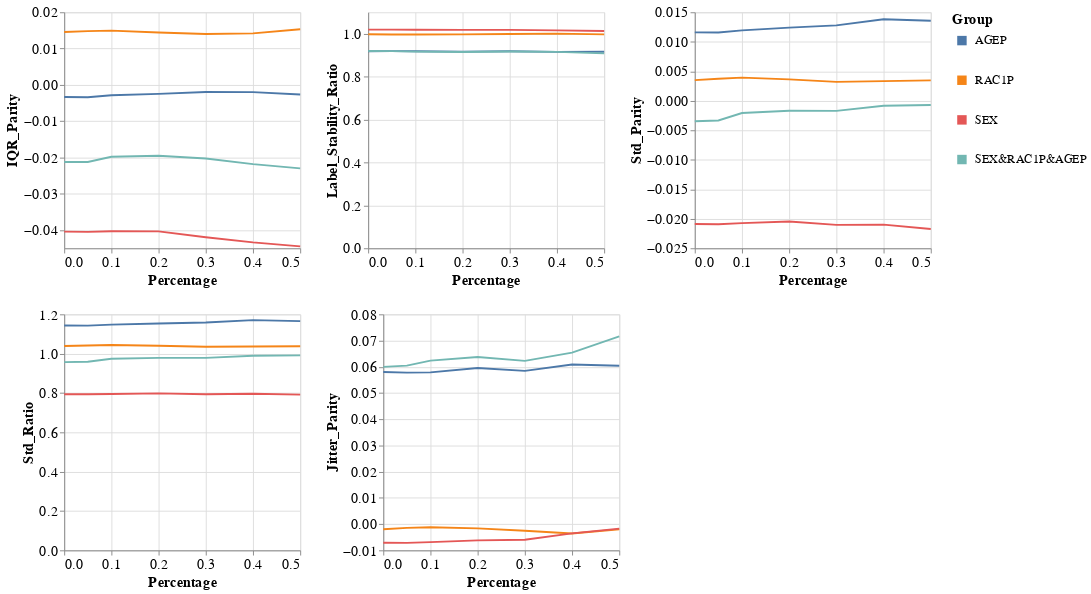

The notebook cell saved with this chart:
### Markdown cell above
### Group metrics per dataset and model

### Code cell
visualizer.create_groups_grid_pct_lines_plot(model_name=MODEL_NAMES[0],
                                             target_preprocessing_technique=PREPROCESSING_TECHNIQUES[0],
                                             group_metrics_type='variance')

### Figure 1 — Vega-Lite specification as saved in the notebook (floating-point values rounded to 4 significant figures)
{"config": {"view": {"continuousWidth": 400, "continuousHeight": 300}, "axis": {"labelFontSize": 15, "titleFontSize": 15}, "legend": {"labelFontSize": 13, "symbolStrokeWidth": 10, "titleFontSize": 15}}, "vconcat": [{"hconcat": [{"mark": "line", "encoding": {"color": {"field": "Group", "type": "nominal"}, "x": {"field": "Percentage", "type": "quantitative"}, "y": {"field": "Metric_Value", "title": "IQR_Parity", "type": "quantitative"}}, "height": 250, "width": 250}, {"data": {"name": "data-9cca3c422a65ee00a94546f4c31ee8e1"}, "mark": "line", "encoding": {"color": {"field": "Group", "type": "nominal"}, "x": {"field": "Percentage", "type": "quantitative"}, "y": {"field": "Metric_Value", "title": "Label_Stability_Ratio", "type": "quantitative"}}, "height": 250, "width": 250}, {"data": {"name": "data-edab8e0c0e029df7732101596d5e4f73"}, "mark": "line", "encoding": {"color": {"field": "Group", "type": "nominal"}, "x": {"field": "Percentage", "type": "quantitative"}, "y": {"field": "Metric_Value", "title": "Std_Parity", "type": "quantitative"}}, "height": 250, "width": 250}]}, {"hconcat": [{"mark": "line", "encoding": {"color": {"field": "Group", "type": "nominal"}, "x": {"field": "Percentage", "type": "quantitative"}, "y": {"field": "Metric_Value", "title": "Std_Ratio", "type": "quantitative"}}, "height": 250, "width": 250}, {"data": {"name": "data-213c3b72e38cfbf3e9dbbd71b452af94"}, "mark": "line", "encoding": {"color": {"field": "Group", "type": "nominal"}, "x": {"field": "Percentage", "type": "quantitative"}, "y": {"field": "Metric_Value", "title": "Jitter_Parity", "type": "quantitative"}}, "height": 250, "width": 250}], "data": {"name": "data-ae94a27c3dbc2b33aa91288d25d92382"}}], "data": {"name": "data-6022202e2459868e746ec45a650934ee"}, "$schema": "https://vega.github.io/schema/vega-lite/v4.17.0.json", "datasets": {"data-6022202e2459868e746ec45a650934ee": [{"Model_Name": "DecisionTreeClassifier", "Metric": "IQR_Parity", "Group": "AGEP", "Metric_Value": -0.003342, "Percentage": 0.0}, {"Model_Name": "DecisionTreeClassifier", "Metric": "IQR_Parity", "Group": "RAC1P", "Metric_Value": 0.01458, "Percentage": 0.0}, {"Model_Name": "DecisionTreeClassifier", "Metric": "IQR_Parity", "Group": "SEX", "Metric_Value": -0.0404, "Percentage": 0.0}, {"Model_Name": "DecisionTreeClassifier", "Metric": "IQR_Parity", "Group": "SEX&RAC1P&AGEP", "Metric_Value": -0.02124, "Percentage": 0.0}, {"Model_Name": "DecisionTreeClassifier", "Metric": "IQR_Parity", "Group": "AGEP", "Metric_Value": -0.003422, "Percentage": 0.05}, {"Model_Name": "DecisionTreeClassifier", "Metric": "IQR_Parity", "Group": "RAC1P", "Metric_Value": 0.01481, "Percentage": 0.05}, {"Model_Name": "DecisionTreeClassifier", "Metric": "IQR_Parity", "Group": "SEX", "Metric_Value": -0.0405, "Percentage": 0.05}, {"Model_Name": "DecisionTreeClassifier", "Metric": "IQR_Parity", "Group": "SEX&RAC1P&AGEP", "Metric_Value": -0.02124, "Percentage": 0.05}, {"Model_Name": "DecisionTreeClassifier", "Metric": "IQR_Parity", "Group": "AGEP", "Metric_Value": -0.002847, "Percentage": 0.1}, {"Model_Name": "DecisionTreeClassifier", "Metric": "IQR_Parity", "Group": "RAC1P", "Metric_Value": 0.01495, "Percentage": 0.1}, {"Model_Name": "DecisionTreeClassifier", "Metric": "IQR_Parity", "Group": "SEX", "Metric_Value": -0.04033, "Percentage": 0.1}, {"Model_Name": "DecisionTreeClassifier", "Metric": "IQR_Parity", "Group": "SEX&RAC1P&AGEP", "Metric_Value": -0.01981, "Percentage": 0.1}, {"Model_Name": "DecisionTreeClassifier", "Metric": "IQR_Parity", "Group": "AGEP", "Metric_Value": -0.002487, "Percentage": 0.2}, {"Model_Name": "DecisionTreeClassifier", "Metric": "IQR_Parity", "Group": "RAC1P", "Metric_Value": 0.01441, "Percentage": 0.2}, {"Model_Name": "DecisionTreeClassifier", "Metric": "IQR_Parity", "Group": "SEX", "Metric_Value": -0.04034, "Percentage": 0.2}, {"Model_Name": "DecisionTreeClassifier", "Metric": "IQR_Parity", "Group": "SEX&RAC1P&AGEP", "Metric_Value": -0.01953, "Percentage": 0.2}, {"Model_Name": "DecisionTreeClassifier", "Metric": "IQR_Parity", "Group": "AGEP", "Metric_Value": -0.001951, "Percentage": 0.3}, {"Model_Name": "DecisionTreeClassifier", "Metric": "IQR_Parity", "Group": "RAC1P", "Metric_Value": 0.014, "Percentage": 0.3}, {"Model_Name": "DecisionTreeClassifier", "Metric": "IQR_Parity", "Group": "SEX", "Metric_Value": -0.04196, "Percentage": 0.3}, {"Model_Name": "DecisionTreeClassifier", "Metric": "IQR_Parity", "Group": "SEX&RAC1P&AGEP", "Metric_Value": -0.02027, "Percentage": 0.3}, {"Model_Name": "DecisionTreeClassifier", "Metric": "IQR_Parity", "Group": "AGEP", "Metric_Value": -0.001979, "Percentage": 0.4}, {"Model_Name": "DecisionTreeClassifier", "Metric": "IQR_Parity", "Group": "RAC1P", "Metric_Value": 0.01418, "Percentage": 0.4}, {"Model_Name": "DecisionTreeClassifier", "Metric": "IQR_Parity", "Group": "SEX", "Metric_Value": -0.04337, "Percentage": 0.4}, {"Model_Name": "DecisionTreeClassifier", "Metric": "IQR_Parity", "Group": "SEX&RAC1P&AGEP", "Metric_Value": -0.02184, "Percentage": 0.4}, {"Model_Name": "DecisionTreeClassifier", "Metric": "IQR_Parity", "Group": "AGEP", "Metric_Value": -0.002663, "Percentage": 0.5}, {"Model_Name": "DecisionTreeClassifier", "Metric": "IQR_Parity", "Group": "RAC1P", "Metric_Value": 0.01532, "Percentage": 0.5}, {"Model_Name": "DecisionTreeClassifier", "Metric": "IQR_Parity", "Group": "SEX", "Metric_Value": -0.04447, "Percentage": 0.5}, {"Model_Name": "DecisionTreeClassifier", "Metric": "IQR_Parity", "Group": "SEX&RAC1P&AGEP", "Metric_Value": -0.02298, "Percentage": 0.5}], "data-9cca3c422a65ee00a94546f4c31ee8e1": [{"Model_Name": "DecisionTreeClassifier", "Metric": "Label_Stability_Ratio", "Group": "AGEP", "Metric_Value": 0.9185, "Percentage": 0.0}, {"Model_Name": "DecisionTreeClassifier", "Metric": "Label_Stability_Ratio", "Group": "RAC1P", "Metric_Value": 0.9973, "Percentage": 0.0}, {"Model_Name": "DecisionTreeClassifier", "Metric": "Label_Stability_Ratio", "Group": "SEX", "Metric_Value": 1.019, "Percentage": 0.0}, {"Model_Name": "DecisionTreeClassifier", "Metric": "Label_Stability_Ratio", "Group": "SEX&RAC1P&AGEP", "Metric_Value": 0.9194, "Percentage": 0.0}, {"Model_Name": "DecisionTreeClassifier", "Metric": "Label_Stability_Ratio", "Group": "AGEP", "Metric_Value": 0.9188, "Percentage": 0.05}, {"Model_Name": "DecisionTreeClassifier", "Metric": "Label_Stability_Ratio", "Group": "RAC1P", "Metric_Value": 0.9966, "Percentage": 0.05}, {"Model_Name": "DecisionTreeClassifier", "Metric": "Label_Stability_Ratio", "Group": "SEX", "Metric_Value": 1.019, "Percentage": 0.05}, {"Model_Name": "DecisionTreeClassifier", "Metric": "Label_Stability_Ratio", "Group": "SEX&RAC1P&AGEP", "Metric_Value": 0.9188, "Percentage": 0.05}, {"Model_Name": "DecisionTreeClassifier", "Metric": "Label_Stability_Ratio", "Group": "AGEP", "Metric_Value": 0.9184, "Percentage": 0.1}, {"Model_Name": "DecisionTreeClassifier", "Metric": "Label_Stability_Ratio", "Group": "RAC1P", "Metric_Value": 0.9963, "Percentage": 0.1}, {"Model_Name": "DecisionTreeClassifier", "Metric": "Label_Stability_Ratio", "Group": "SEX", "Metric_Value": 1.019, "Percentage": 0.1}, {"Model_Name": "DecisionTreeClassifier", "Metric": "Label_Stability_Ratio", "Group": "SEX&RAC1P&AGEP", "Metric_Value": 0.9163, "Percentage": 0.1}, {"Model_Name": "DecisionTreeClassifier", "Metric": "Label_Stability_Ratio", "Group": "AGEP", "Metric_Value": 0.9167, "Percentage": 0.2}, {"Model_Name": "DecisionTreeClassifier", "Metric": "Label_Stability_Ratio", "Group": "RAC1P", "Metric_Value": 0.997, "Percentage": 0.2}, {"Model_Name": "DecisionTreeClassifier", "Metric": "Label_Stability_Ratio", "Group": "SEX", "Metric_Value": 1.018, "Percentage": 0.2}, {"Model_Name": "DecisionTreeClassifier", "Metric": "Label_Stability_Ratio", "Group": "SEX&RAC1P&AGEP", "Metric_Value": 0.9147, "Percentage": 0.2}, {"Model_Name": "DecisionTreeClassifier", "Metric": "Label_Stability_Ratio", "Group": "AGEP", "Metric_Value": 0.9181, "Percentage": 0.3}, {"Model_Name": "DecisionTreeClassifier", "Metric": "Label_Stability_Ratio", "Group": "RAC1P", "Metric_Value": 0.9989, "Percentage": 0.3}, {"Model_Name": "DecisionTreeClassifier", "Metric": "Label_Stability_Ratio", "Group": "SEX", "Metric_Value": 1.018, "Percentage": 0.3}, {"Model_Name": "DecisionTreeClassifier", "Metric": "Label_Stability_Ratio", "Group": "SEX&RAC1P&AGEP", "Metric_Value": 0.9173, "Percentage": 0.3}, {"Model_Name": "DecisionTreeClassifier", "Metric": "Label_Stability_Ratio", "Group": "AGEP", "Metric_Value": 0.9156, "Percentage": 0.4}, {"Model_Name": "DecisionTreeClassifier", "Metric": "Label_Stability_Ratio", "Group": "RAC1P", "Metric_Value": 1.0, "Percentage": 0.4}, {"Model_Name": "DecisionTreeClassifier", "Metric": "Label_Stability_Ratio", "Group": "SEX", "Metric_Value": 1.015, "Percentage": 0.4}, {"Model_Name": "DecisionTreeClassifier", "Metric": "Label_Stability_Ratio", "Group": "SEX&RAC1P&AGEP", "Metric_Value": 0.9154, "Percentage": 0.4}, {"Model_Name": "DecisionTreeClassifier", "Metric": "Label_Stability_Ratio", "Group": "AGEP", "Metric_Value": 0.9161, "Percentage": 0.5}, {"Model_Name": "DecisionTreeClassifier", "Metric": "Label_Stability_Ratio", "Group": "RAC1P", "Metric_Value": 0.9972, "Percentage": 0.5}, {"Model_Name": "DecisionTreeClassifier", "Metric": "Label_Stability_Ratio", "Group": "SEX", "Metric_Value": 1.012, "Percentage": 0.5}, {"Model_Name": "DecisionTreeClassifier", "Metric": "Label_Stability_Ratio", "Group": "SEX&RAC1P&AGEP", "Metric_Value": 0.9083, "Percentage": 0.5}], "data-edab8e0c0e029df7732101596d5e4f73": [{"Model_Name": "DecisionTreeClassifier", "Metric": "Std_Parity", "Group": "AGEP", "Metric_Value": 0.0116, "Percentage": 0.0}, {"Model_Name": "DecisionTreeClassifier", "Metric": "Std_Parity", "Group": "RAC1P", "Metric_Value": 0.003508, "Percentage": 0.0}, {"Model_Name": "DecisionTreeClassifier", "Metric": "Std_Parity", "Group": "SEX", "Metric_Value": -0.02089, "Percentage": 0.0}, {"Model_Name": "DecisionTreeClassifier", "Metric": "Std_Parity", "Group": "SEX&RAC1P&AGEP", "Metric_Value": -0.00347, "Percentage": 0.0}, {"Model_Name": "DecisionTreeClassifier", "Metric": "Std_Parity", "Group": "AGEP", "Metric_Value": 0.01158, "Percentage": 0.05}, {"Model_Name": "DecisionTreeClassifier", "Metric": "Std_Parity", "Group": "RAC1P", "Metric_Value": 0.003728, "Percentage": 0.05}, {"Model_Name": "DecisionTreeClassifier", "Metric": "Std_Parity", "Group": "SEX", "Metric_Value": -0.02093, "Percentage": 0.05}, {"Model_Name": "DecisionTreeClassifier", "Metric": "Std_Parity", "Group": "SEX&RAC1P&AGEP", "Metric_Value": -0.00334, "Percentage": 0.05}, {"Model_Name": "DecisionTreeClassifier", "Metric": "Std_Parity", "Group": "AGEP", "Metric_Value": 0.01193, "Percentage": 0.1}, {"Model_Name": "DecisionTreeClassifier", "Metric": "Std_Parity", "Group": "RAC1P", "Metric_Value": 0.003923, "Percentage": 0.1}, {"Model_Name": "DecisionTreeClassifier", "Metric": "Std_Parity", "Group": "SEX", "Metric_Value": -0.02073, "Percentage": 0.1}, {"Model_Name": "DecisionTreeClassifier", "Metric": "Std_Parity", "Group": "SEX&RAC1P&AGEP", "Metric_Value": -0.002077, "Percentage": 0.1}, {"Model_Name": "DecisionTreeClassifier", "Metric": "Std_Parity", "Group": "AGEP", "Metric_Value": 0.01239, "Percentage": 0.2}, {"Model_Name": "DecisionTreeClassifier", "Metric": "Std_Parity", "Group": "RAC1P", "Metric_Value": 0.003626, "Percentage": 0.2}, {"Model_Name": "DecisionTreeClassifier", "Metric": "Std_Parity", "Group": "SEX", "Metric_Value": -0.02046, "Percentage": 0.2}, {"Model_Name": "DecisionTreeClassifier", "Metric": "Std_Parity", "Group": "SEX&RAC1P&AGEP", "Metric_Value": -0.001696, "Percentage": 0.2}, {"Model_Name": "DecisionTreeClassifier", "Metric": "Std_Parity", "Group": "AGEP", "Metric_Value": 0.01278, "Percentage": 0.3}, {"Model_Name": "DecisionTreeClassifier", "Metric": "Std_Parity", "Group": "RAC1P", "Metric_Value": 0.00321, "Percentage": 0.3}, {"Model_Name": "DecisionTreeClassifier", "Metric": "Std_Parity", "Group": "SEX", "Metric_Value": -0.02104, "Percentage": 0.3}, {"Model_Name": "DecisionTreeClassifier", "Metric": "Std_Parity", "Group": "SEX&RAC1P&AGEP", "Metric_Value": -0.001716, "Percentage": 0.3}, {"Model_Name": "DecisionTreeClassifier", "Metric": "Std_Parity", "Group": "AGEP", "Metric_Value": 0.01382, "Percentage": 0.4}, {"Model_Name": "DecisionTreeClassifier", "Metric": "Std_Parity", "Group": "RAC1P", "Metric_Value": 0.003333, "Percentage": 0.4}, {"Model_Name": "DecisionTreeClassifier", "Metric": "Std_Parity", "Group": "SEX", "Metric_Value": -0.02099, "Percentage": 0.4}, {"Model_Name": "DecisionTreeClassifier", "Metric": "Std_Parity", "Group": "SEX&RAC1P&AGEP", "Metric_Value": -0.0008402, "Percentage": 0.4}, {"Model_Name": "DecisionTreeClassifier", "Metric": "Std_Parity", "Group": "AGEP", "Metric_Value": 0.01357, "Percentage": 0.5}, {"Model_Name": "DecisionTreeClassifier", "Metric": "Std_Parity", "Group": "RAC1P", "Metric_Value": 0.003461, "Percentage": 0.5}, {"Model_Name": "DecisionTreeClassifier", "Metric": "Std_Parity", "Group": "SEX", "Metric_Value": -0.02172, "Percentage": 0.5}, {"Model_Name": "DecisionTreeClassifier", "Metric": "Std_Parity", "Group": "SEX&RAC1P&AGEP", "Metric_Value": -0.0007081, "Percentage": 0.5}], "data-ae94a27c3dbc2b33aa91288d25d92382": [{"Model_Name": "DecisionTreeClassifier", "Metric": "Std_Ratio", "Group": "AGEP", "Metric_Value": 1.143, "Percentage": 0.0}, {"Model_Name": "DecisionTreeClassifier", "Metric": "Std_Ratio", "Group": "RAC1P", "Metric_Value": 1.039, "Percentage": 0.0}, {"Model_Name": "DecisionTreeClassifier", "Metric": "Std_Ratio", "Group": "SEX", "Metric_Value": 0.7937, "Percentage": 0.0}, {"Model_Name": "DecisionTreeClassifier", "Metric": "Std_Ratio", "Group": "SEX&RAC1P&AGEP", "Metric_Value": 0.9572, "Percentage": 0.0}, {"Model_Name": "DecisionTreeClassifier", "Metric": "Std_Ratio", "Group": "AGEP", "Metric_Value": 1.143, "Percentage": 0.05}, {"Model_Name": "DecisionTreeClassifier", "Metric": "Std_Ratio", "Group": "RAC1P", "Metric_Value": 1.042, "Percentage": 0.05}, {"Model_Name": "DecisionTreeClassifier", "Metric": "Std_Ratio", "Group": "SEX", "Metric_Value": 0.7934, "Percentage": 0.05}, {"Model_Name": "DecisionTreeClassifier", "Metric": "Std_Ratio", "Group": "SEX&RAC1P&AGEP", "Metric_Value": 0.9588, "Percentage": 0.05}, {"Model_Name": "DecisionTreeClassifier", "Metric": "Std_Ratio", "Group": "AGEP", "Metric_Value": 1.148, "Percentage": 0.1}, {"Model_Name": "DecisionTreeClassifier", "Metric": "Std_Ratio", "Group": "RAC1P", "Metric_Value": 1.044, "Percentage": 0.1}, {"Model_Name": "DecisionTreeClassifier", "Metric": "Std_Ratio", "Group": "SEX", "Metric_Value": 0.7952, "Percentage": 0.1}, {"Model_Name": "DecisionTreeClassifier", "Metric": "Std_Ratio", "Group": "SEX&RAC1P&AGEP", "Metric_Value": 0.9741, "Percentage": 0.1}, {"Model_Name": "DecisionTreeClassifier", "Metric": "Std_Ratio", "Group": "AGEP", "Metric_Value": 1.154, "Percentage": 0.2}, {"Model_Name": "DecisionTreeClassifier", "Metric": "Std_Ratio", "Group": "RAC1P", "Metric_Value": 1.04, "Percentage": 0.2}, {"Model_Name": "DecisionTreeClassifier", "Metric": "Std_Ratio", "Group": "SEX", "Metric_Value": 0.7981, "Percentage": 0.2}, {"Model_Name": "DecisionTreeClassifier", "Metric": "Std_Ratio", "Group": "SEX&RAC1P&AGEP", "Metric_Value": 0.9788, "Percentage": 0.2}, {"Model_Name": "DecisionTreeClassifier", "Metric": "Std_Ratio", "Group": "AGEP", "Metric_Value": 1.158, "Percentage": 0.3}, {"Model_Name": "DecisionTreeClassifier", "Metric": "Std_Ratio", "Group": "RAC1P", "Metric_Value": 1.036, "Percentage": 0.3}, {"Model_Name": "DecisionTreeClassifier", "Metric": "Std_Ratio", "Group": "SEX", "Metric_Value": 0.7939, "Percentage": 0.3}, {"Model_Name": "DecisionTreeClassifier", "Metric": "Std_Ratio", "Group": "SEX&RAC1P&AGEP", "Metric_Value": 0.9786, "Percentage": 0.3}, {"Model_Name": "DecisionTreeClassifier", "Metric": "Std_Ratio", "Group": "AGEP", "Metric_Value": 1.171, "Percentage": 0.4}, {"Model_Name": "DecisionTreeClassifier", "Metric": "Std_Ratio", "Group": "RAC1P", "Metric_Value": 1.037, "Percentage": 0.4}, {"Model_Name": "DecisionTreeClassifier", "Metric": "Std_Ratio", "Group": "SEX", "Metric_Value": 0.7963, "Percentage": 0.4}, {"Model_Name": "DecisionTreeClassifier", "Metric": "Std_Ratio", "Group": "SEX&RAC1P&AGEP", "Metric_Value": 0.9896, "Percentage": 0.4}, {"Model_Name": "DecisionTreeClassifier", "Metric": "Std_Ratio", "Group": "AGEP", "Metric_Value": 1.166, "Percentage": 0.5}, {"Model_Name": "DecisionTreeClassifier", "Metric": "Std_Ratio", "Group": "RAC1P", "Metric_Value": 1.038, "Percentage": 0.5}, {"Model_Name": "DecisionTreeClassifier", "Metric": "Std_Ratio", "Group": "SEX", "Metric_Value": 0.7916, "Percentage": 0.5}, {"Model_Name": "DecisionTreeClassifier", "Metric": "Std_Ratio", "Group": "SEX&RAC1P&AGEP", "Metric_Value": 0.9912, "Percentage": 0.5}], "data-213c3b72e38cfbf3e9dbbd71b452af94": [{"Model_Name": "DecisionTreeClassifier", "Metric": "Jitter_Parity", "Group": "AGEP", "Metric_Value": 0.05802, "Percentage": 0.0}, {"Model_Name": "DecisionTreeClassifier", "Metric": "Jitter_Parity", "Group": "RAC1P", "Metric_Value": -0.001966, "Percentage": 0.0}, {"Model_Name": "DecisionTreeClassifier", "Metric": "Jitter_Parity", "Group": "SEX", "Metric_Value": -0.007118, "Percentage": 0.0}, {"Model_Name": "DecisionTreeClassifier", "Metric": "Jitter_Parity", "Group": "SEX&RAC1P&AGEP", "Metric_Value": 0.05995, "Percentage": 0.0}, {"Model_Name": "DecisionTreeClassifier", "Metric": "Jitter_Parity", "Group": "AGEP", "Metric_Value": 0.05776, "Percentage": 0.05}, {"Model_Name": "DecisionTreeClassifier", "Metric": "Jitter_Parity", "Group": "RAC1P", "Metric_Value": -0.001418, "Percentage": 0.05}, {"Model_Name": "DecisionTreeClassifier", "Metric": "Jitter_Parity", "Group": "SEX", "Metric_Value": -0.007148, "Percentage": 0.05}, {"Model_Name": "DecisionTreeClassifier", "Metric": "Jitter_Parity", "Group": "SEX&RAC1P&AGEP", "Metric_Value": 0.06046, "Percentage": 0.05}, {"Model_Name": "DecisionTreeClassifier", "Metric": "Jitter_Parity", "Group": "AGEP", "Metric_Value": 0.05786, "Percentage": 0.1}, {"Model_Name": "DecisionTreeClassifier", "Metric": "Jitter_Parity", "Group": "RAC1P", "Metric_Value": -0.001168, "Percentage": 0.1}, {"Model_Name": "DecisionTreeClassifier", "Metric": "Jitter_Parity", "Group": "SEX", "Metric_Value": -0.006856, "Percentage": 0.1}, {"Model_Name": "DecisionTreeClassifier", "Metric": "Jitter_Parity", "Group": "SEX&RAC1P&AGEP", "Metric_Value": 0.06237, "Percentage": 0.1}, {"Model_Name": "DecisionTreeClassifier", "Metric": "Jitter_Parity", "Group": "AGEP", "Metric_Value": 0.05952, "Percentage": 0.2}, {"Model_Name": "DecisionTreeClassifier", "Metric": "Jitter_Parity", "Group": "RAC1P", "Metric_Value": -0.001619, "Percentage": 0.2}, {"Model_Name": "DecisionTreeClassifier", "Metric": "Jitter_Parity", "Group": "SEX", "Metric_Value": -0.006181, "Percentage": 0.2}, {"Model_Name": "DecisionTreeClassifier", "Metric": "Jitter_Parity", "Group": "SEX&RAC1P&AGEP", "Metric_Value": 0.06373, "Percentage": 0.2}, {"Model_Name": "DecisionTreeClassifier", "Metric": "Jitter_Parity", "Group": "AGEP", "Metric_Value": 0.05846, "Percentage": 0.3}, {"Model_Name": "DecisionTreeClassifier", "Metric": "Jitter_Parity", "Group": "RAC1P", "Metric_Value": -0.002518, "Percentage": 0.3}, {"Model_Name": "DecisionTreeClassifier", "Metric": "Jitter_Parity", "Group": "SEX", "Metric_Value": -0.005942, "Percentage": 0.3}, {"Model_Name": "DecisionTreeClassifier", "Metric": "Jitter_Parity", "Group": "SEX&RAC1P&AGEP", "Metric_Value": 0.06228, "Percentage": 0.3}, {"Model_Name": "DecisionTreeClassifier", "Metric": "Jitter_Parity", "Group": "AGEP", "Metric_Value": 0.06086, "Percentage": 0.4}, {"Model_Name": "DecisionTreeClassifier", "Metric": "Jitter_Parity", "Group": "RAC1P", "Metric_Value": -0.003549, "Percentage": 0.4}, {"Model_Name": "DecisionTreeClassifier", "Metric": "Jitter_Parity", "Group": "SEX", "Metric_Value": -0.00351, "Percentage": 0.4}, {"Model_Name": "DecisionTreeClassifier", "Metric": "Jitter_Parity", "Group": "SEX&RAC1P&AGEP", "Metric_Value": 0.06541, "Percentage": 0.4}, {"Model_Name": "DecisionTreeClassifier", "Metric": "Jitter_Parity", "Group": "AGEP", "Metric_Value": 0.06041, "Percentage": 0.5}, {"Model_Name": "DecisionTreeClassifier", "Metric": "Jitter_Parity", "Group": "RAC1P", "Metric_Value": -0.00202, "Percentage": 0.5}, {"Model_Name": "DecisionTreeClassifier", "Metric": "Jitter_Parity", "Group": "SEX", "Metric_Value": -0.001695, "Percentage": 0.5}, {"Model_Name": "DecisionTreeClassifier", "Metric": "Jitter_Parity", "Group": "SEX&RAC1P&AGEP", "Metric_Value": 0.0716, "Percentage": 0.5}]}}
